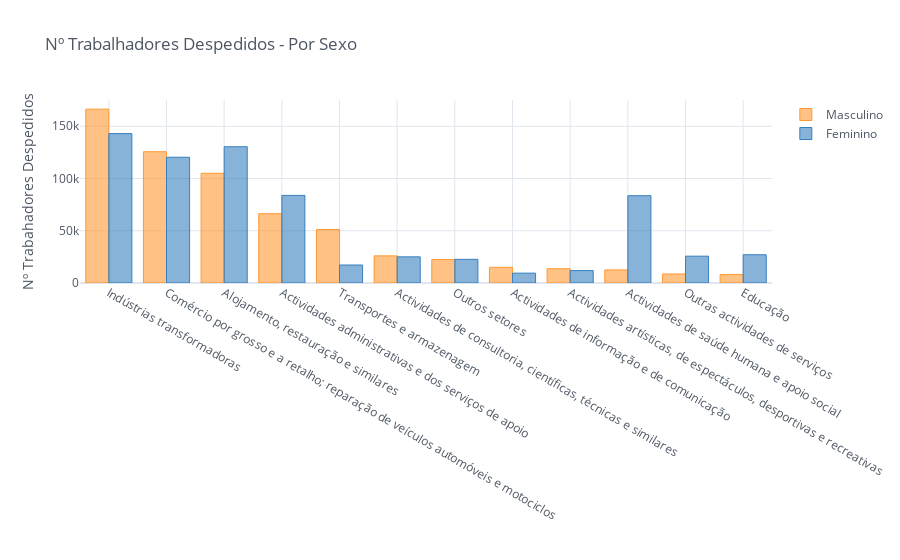

Write notebook code for a chart like this one.
### Code cell
#Present a bar chart presenting the total amount of layoffs divided by gender on separate bars.
pd_bar=pd.merge(left=df_pieMale, right=df_pieFemale, left_on=df_pieMale.index, right_on=df_pieFemale.index)

fig = pd_bar.iplot(asFigure=True, kind='bar',barmode = 'group', x='key_0',
               xTitle='',yTitle='Nº Trabahadores Despedidos',title='Nº Trabalhadores Despedidos - Por Sexo')
# plot figure
iplot(fig)

### Figure 1 — Plotly figure (JSON) as saved in the notebook; plotly's stock layout.template omitted (floating-point values rounded to 4 significant figures)
{"data": [{"marker": {"color": "rgba(255, 153, 51, 0.6)", "line": {"color": "rgba(255, 153, 51, 1.0)", "width": 1}}, "name": "Masculino", "orientation": "v", "text": "", "type": "bar", "x": ["Indústrias transformadoras", "Comércio por grosso e a retalho; reparação de veículos automóveis e motociclos", "Alojamento, restauração e similares", "Actividades administrativas e dos serviços de apoio", "Transportes e armazenagem", "Actividades de consultoria, científicas, técnicas e similares", "Outros setores", "Actividades de informação e de comunicação ", "Actividades artísticas, de espectáculos, desportivas e recreativas", "Actividades de saúde humana e apoio social", "Outras actividades de serviços", "Educação"], "y": [166361, 125626, 105000, 66335, 51235, 25962, 22492, 15038, 13677, 12503, 8627, 8083]}, {"marker": {"color": "rgba(55, 128, 191, 0.6)", "line": {"color": "rgba(55, 128, 191, 1.0)", "width": 1}}, "name": "Feminino", "orientation": "v", "text": "", "type": "bar", "x": ["Indústrias transformadoras", "Comércio por grosso e a retalho; reparação de veículos automóveis e motociclos", "Alojamento, restauração e similares", "Actividades administrativas e dos serviços de apoio", "Transportes e armazenagem", "Actividades de consultoria, científicas, técnicas e similares", "Outros setores", "Actividades de informação e de comunicação ", "Actividades artísticas, de espectáculos, desportivas e recreativas", "Actividades de saúde humana e apoio social", "Outras actividades de serviços", "Educação"], "y": [142973, 120341, 130417, 83832, 17211, 25036, 22648, 9425, 11882, 83549, 25680, 27056]}], "layout": {"barmode": "group", "legend": {"bgcolor": "#FFFFFF", "font": {"color": "#4D5663"}}, "paper_bgcolor": "#FFFFFF", "plot_bgcolor": "#FFFFFF", "title": {"font": {"color": "#4D5663"}, "text": "Nº Trabalhadores Despedidos - Por Sexo"}, "xaxis": {"gridcolor": "#E1E5ED", "showgrid": true, "tickfont": {"color": "#4D5663"}, "title": {"font": {"color": "#4D5663"}, "text": ""}, "zerolinecolor": "#E1E5ED"}, "yaxis": {"gridcolor": "#E1E5ED", "showgrid": true, "tickfont": {"color": "#4D5663"}, "title": {"font": {"color": "#4D5663"}, "text": "Nº Trabahadores Despedidos"}, "zerolinecolor": "#E1E5ED"}}}
